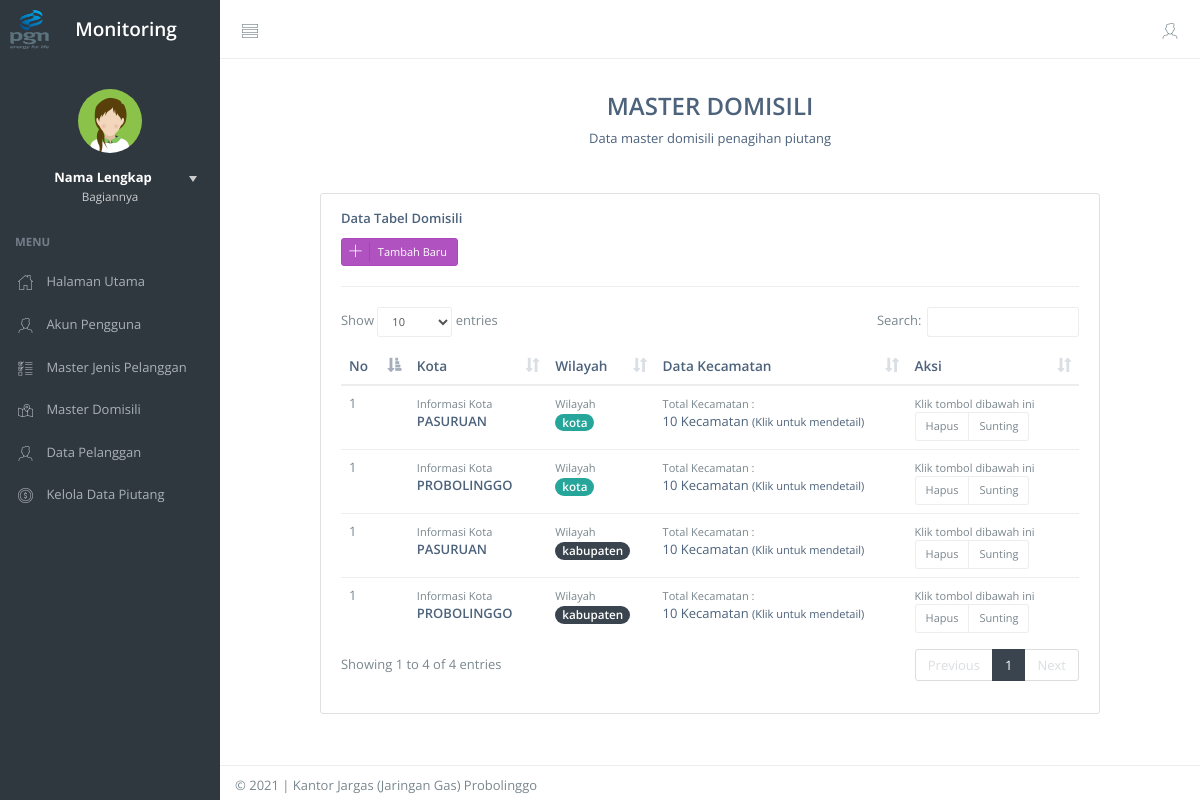
The app's page /index.php/domisili with its own data.
### tables this page shows
CREATE TABLE `master_domisili` (
  `id_domisili` int(11) NOT NULL,
  `kota` varchar(50) NOT NULL,
  `wilayah` enum('kota','kabupaten') NOT NULL
);

### application/controllers/Domisili.php (called while the page is built, shortened)
<?php
    class Domisili extends CI_Controller {
        function __construct() {
            $this->load->model('M_domisili');
        }
        public function index(){
            $dataDomisili = $this->M_domisili->getDataTable( null, 'master_domisili' );
            $data = array(
                'folder'    => "domisili",
                'view'      => "V_domisili",
                'domisili'  => $dataDomisili,
            );
            $this->load->view('template/template_backend', $data);
        }
    }

### index.php (called while the page is built, shortened)
<?php
require_once BASEPATH.'core/CodeIgniter.php';

### application/models/M_domisili.php (called while the page is built, shortened)
<?php
    class M_domisili extends CI_Model {
        function getDataTable( $where = null, $table ) {
            if ( $where ) {
                return $this->db->get_where($table, $where);
            } else {
                return $this->db->get($table);
            }
        }
    }

### application/views/domisili/V_domisili.php (the view, shortened to what this page needs)
<div id="content-container">
    <div id="page-head">
        <div class="pad-all text-center">
            <h3>MASTER DOMISILI</h3>
            <p1>Data master domisili penagihan piutang</p>
        </div>
    </div>
    <div id="page-content">
        <div class="row">
            <div class="col-md-10 col-md-offset-1">
                <div class="panel panel-body" style="border: 1px solid #e0e0e0">
                    <p class="text-main text-semibold">Data Tabel Domisili</p>
                    <a href="#" data-target="#tambah-domisili" data-toggle="modal" class="btn btn-sm btn-purple btn-labeled"><i class="btn-label ti-plus"></i> Tambah Baru</a>
                    <hr>
                    <table class="table" id="table-domisili">
                        <thead>
                            <tr>
                                <th>No</th>
                                <th>Kota</th>
                                <th>Wilayah</th>
                                <th>Data Kecamatan</th>
                                <th>Aksi</th>
                            </tr>
                        </thead>
                        <tbody>
                            <?php foreach ( $domisili->result_array() AS $kolom ) { ?>
                            <tr>
                                <td>1</td>
                                <td>
                                    <small>Informasi Kota</small> <br>
                                    <a href="" class="btn-link text-semibold text-main"><?php echo $kolom['kota'] ?></a>
                                </td>
                                <td>
                                    <small>Wilayah</small> <br>
                                    <?php
                                        $colorBadge = "";
                                        if ( $kolom['wilayah'] == "kota" ) {
                                            $colorBadge = "badge-mint";
                                        } else {
                                            $colorBadge = "badge-primary";
                                        }
                                    ?>
                                    <span for="" class="badge <?php echo $colorBadge ?>"><?php echo $kolom['wilayah'] ?></span>
                                </td>
                                <td>
                                    <small>Total Kecamatan : </small> <br>
                                    <a href="<?php echo base_url('domisili/subdomisili/'. $kolom['id_domisili']) ?>" class="text-main btn-link">10 Kecamatan <small>(Klik untuk mendetail)</small></a>
                                </td>
                                <td>
                                    <small>Klik tombol dibawah ini</small> <br>
                                    <div class="btn-group mar-rgt">
                                        <button data-target="#hapus-domisili-<?php echo $kolom['id_domisili'] ?>" data-toggle="modal" class="btn btn-sm btn-default btn-active-danger">Hapus</button>
                                        <button data-target="#sunting-domisili-<?php echo $kolom['id_domisili'] ?>" data-toggle="modal" class="btn btn-sm btn-default btn-active-warning">Sunting</button>
                                    </div>
                                </td>
                            </tr>
                            <?php } ?>
                        </tbody>
                    </table>
                </div>
            </div>
        </div>
    </div>
</div>

### records on screen
master_domisili: kota "PASURUAN", wilayah "kota"
master_domisili: kota "PROBOLINGGO", wilayah "kota"
master_domisili: kota "PASURUAN", wilayah "kabupaten"
master_domisili: kota "PROBOLINGGO", wilayah "kabupaten"

### other values on screen
$full_name "Nama Lengkap"
$caption "Bagiannya"
